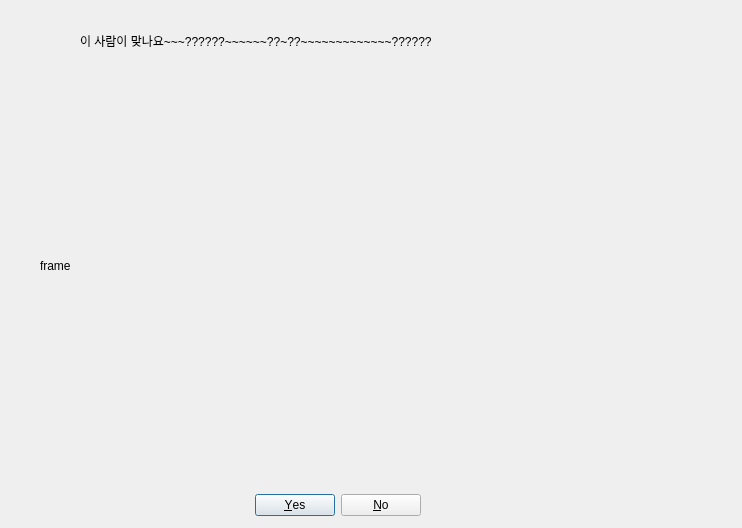
<?xml version="1.0" encoding="UTF-8"?>
<ui version="4.0">
 <class>Dialog</class>
 <widget class="QDialog" name="Dialog">
  <property name="geometry">
   <rect>
    <x>0</x>
    <y>0</y>
    <width>742</width>
    <height>528</height>
   </rect>
  </property>
  <property name="windowTitle">
   <string>Dialog</string>
  </property>
  <widget class="QDialogButtonBox" name="check_button">
   <property name="geometry">
    <rect>
     <x>220</x>
     <y>480</y>
     <width>201</width>
     <height>51</height>
    </rect>
   </property>
   <property name="orientation">
    <enum>Qt::Horizontal</enum>
   </property>
   <property name="standardButtons">
    <set>QDialogButtonBox::No|QDialogButtonBox::Yes</set>
   </property>
  </widget>
  <widget class="QLabel" name="check_image">
   <property name="geometry">
    <rect>
     <x>40</x>
     <y>90</y>
     <width>661</width>
     <height>351</height>
    </rect>
   </property>
   <property name="text">
    <string>frame</string>
   </property>
  </widget>
  <widget class="QLabel" name="label">
   <property name="geometry">
    <rect>
     <x>80</x>
     <y>20</y>
     <width>661</width>
     <height>41</height>
    </rect>
   </property>
   <property name="layoutDirection">
    <enum>Qt::LeftToRight</enum>
   </property>
   <property name="autoFillBackground">
    <bool>true</bool>
   </property>
   <property name="text">
    <string>이 사람이 맞나요~~~??????~~~~~~??~??~~~~~~~~~~~~~??????</string>
   </property>
   <property name="textFormat">
    <enum>Qt::AutoText</enum>
   </property>
   <property name="scaledContents">
    <bool>false</bool>
   </property>
  </widget>
 </widget>
 <resources/>
 <connections>
  <connection>
   <sender>check_button</sender>
   <signal>accepted()</signal>
   <receiver>Dialog</receiver>
   <slot>accept()</slot>
   <hints>
    <hint type="sourcelabel">
     <x>248</x>
     <y>254</y>
    </hint>
    <hint type="destinationlabel">
     <x>157</x>
     <y>274</y>
    </hint>
   </hints>
  </connection>
  <connection>
   <sender>check_button</sender>
   <signal>rejected()</signal>
   <receiver>Dialog</receiver>
   <slot>reject()</slot>
   <hints>
    <hint type="sourcelabel">
     <x>316</x>
     <y>260</y>
    </hint>
    <hint type="destinationlabel">
     <x>286</x>
     <y>274</y>
    </hint>
   </hints>
  </connection>
 </connections>
</ui>
